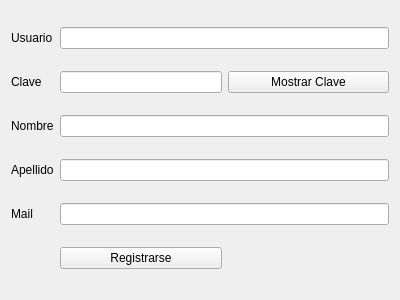
<?xml version="1.0" encoding="UTF-8"?>
<ui version="4.0">
 <class>RegistroUsuario</class>
 <widget class="QWidget" name="RegistroUsuario">
  <property name="geometry">
   <rect>
    <x>0</x>
    <y>0</y>
    <width>400</width>
    <height>300</height>
   </rect>
  </property>
  <property name="windowTitle">
   <string>Form</string>
  </property>
  <layout class="QGridLayout" name="gridLayout">
   <item row="1" column="0">
    <widget class="QLabel" name="lClave">
     <property name="text">
      <string>Clave</string>
     </property>
    </widget>
   </item>
   <item row="3" column="0">
    <widget class="QLabel" name="lApellido">
     <property name="text">
      <string>Apellido</string>
     </property>
    </widget>
   </item>
   <item row="0" column="0">
    <widget class="QLabel" name="lUsuario">
     <property name="text">
      <string>Usuario</string>
     </property>
    </widget>
   </item>
   <item row="2" column="0">
    <widget class="QLabel" name="lNombre">
     <property name="text">
      <string>Nombre</string>
     </property>
    </widget>
   </item>
   <item row="4" column="0">
    <widget class="QLabel" name="lMail">
     <property name="text">
      <string>Mail</string>
     </property>
    </widget>
   </item>
   <item row="5" column="1">
    <widget class="QPushButton" name="pbRegistrarse">
     <property name="focusPolicy">
      <enum>Qt::NoFocus</enum>
     </property>
     <property name="text">
      <string>Registrarse</string>
     </property>
    </widget>
   </item>
   <item row="5" column="2">
    <spacer name="horizontalSpacer">
     <property name="orientation">
      <enum>Qt::Horizontal</enum>
     </property>
     <property name="sizeHint" stdset="0">
      <size>
       <width>40</width>
       <height>20</height>
      </size>
     </property>
    </spacer>
   </item>
   <item row="4" column="1" colspan="2">
    <widget class="QLineEdit" name="leMail"/>
   </item>
   <item row="3" column="1" colspan="2">
    <widget class="QLineEdit" name="leApellido"/>
   </item>
   <item row="2" column="1" colspan="2">
    <widget class="QLineEdit" name="leNombre"/>
   </item>
   <item row="0" column="1" colspan="2">
    <widget class="QLineEdit" name="leUsuario"/>
   </item>
   <item row="1" column="1">
    <widget class="QLineEdit" name="leClave">
     <property name="focusPolicy">
      <enum>Qt::StrongFocus</enum>
     </property>
     <property name="echoMode">
      <enum>QLineEdit::Password</enum>
     </property>
    </widget>
   </item>
   <item row="1" column="2">
    <widget class="QPushButton" name="pbMostrarClave">
     <property name="text">
      <string>Mostrar Clave</string>
     </property>
    </widget>
   </item>
  </layout>
 </widget>
 <tabstops>
  <tabstop>leUsuario</tabstop>
  <tabstop>leClave</tabstop>
  <tabstop>leNombre</tabstop>
  <tabstop>leApellido</tabstop>
  <tabstop>leMail</tabstop>
 </tabstops>
 <resources/>
 <connections/>
</ui>
